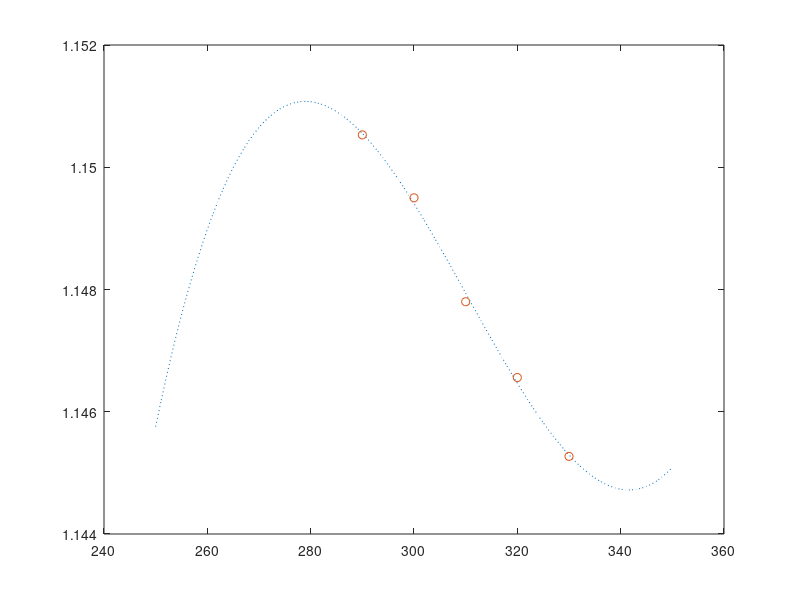

This chart was generated by the following MATLAB code:
% Ici, nous avons des données expérimentales, et puis une courbe théorique
% La stratégie sera la suivante :
% 1. Nous mettons les données expérimentales dans les vecteurs x et y.
% 2. Nous calculeront la courbe théorique avec un polyfit.
% 3. Pour tracer la courbe théorique, nous allons procéder comme d'habitude.
%		Nous commencerons par créer un vecteur d'abcisse X
%		et puis nous calculerons le vecteur d'ordonnées correspondant Y.

x = [290,300,310,320,330]
y = [1.15053,1.14950,1.1478,1.14656,1.14527]

% Pour trouver le polynôme de degré 3 qui passe le mieux par les points
% donnés par les vecteurs x et y, il faut utiliser la commande polyfit.
p = polyfit(x,y,3)
% 5.1667e-08  -4.8093e-05   1.4770e-02  -3.4821e-01

% Juste pour s'amuser à voir à quoi ressemble le polynôme, écrivons-le :
polyout(p,"T")

X = 250:350
Y = polyval(p,X)
% polyval est la commande pour évaluer un polynôme en un point.
% Ici, on l'évalue en tous les points d'abscisse qu'on veut tracer.

plot(X,Y,':',x,y,'o')
print -dps exo32.ps
% Noter que je trace de 250 à 350 de façon très arbitraire.
% Rien dans les données expérimentales ne montre la croissance de la
% fonction entre 250 et 280, ni celle entre 340 et 350.
% D'un point de vue scientifique, la méfiance est de rigueur lorsqu'on
% extrapole des données en-dehors du domaine des expériences.

% Pour évaluer la valeur de p au point 316 :
polyval(p,316)	%1.1470
